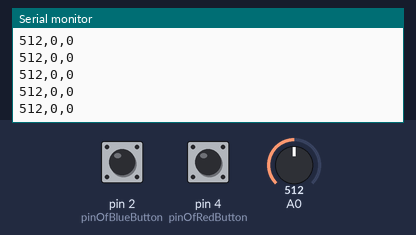
A sketch run on a simulated Arduino Uno, built with avr-gcc and run on an emulated ATmega328P. Parts: the last lines printed to the serial monitor. The test bench sets the inputs (shaded band); at power-on: A0 = 512, pin 2 (pinOfBlueButton) LOW, pin 4 (pinOfRedButton) LOW.

Above: at 1.2 s.
1.3 s: A0 set to 716
At 2.1 s:
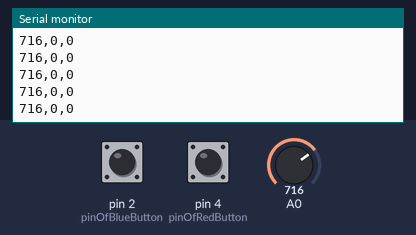
4.3 s: pin 2 (pinOfBlueButton) pulled HIGH for 0.15 s
7.4 s: pin 4 (pinOfRedButton) pulled HIGH for 0.15 s
10.5 s: A0 set to 900
At 11.5 s:
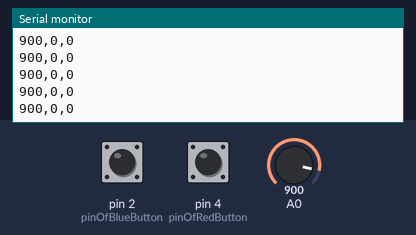
13.5 s: pin 2 (pinOfBlueButton) pulled HIGH for 1 s
At 14.4 s:
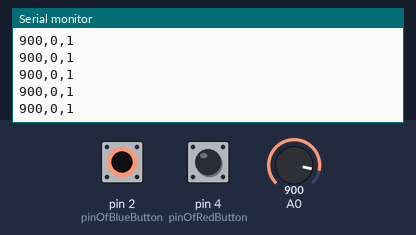
17.5 s: pin 4 (pinOfRedButton) pulled HIGH for 1 s
At 18.5 s:
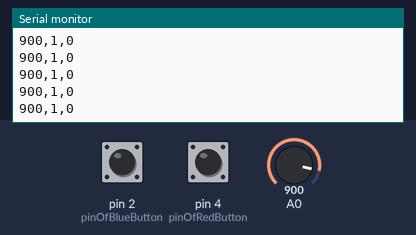
Timing chart, 0 to 20.5 s (numbered marks = the images above; inputs shaded):
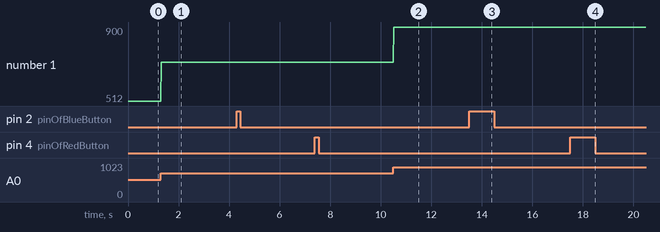

Measured:
- after the input at 1.3 s, the serial monitor: prints a new line at once (image 1)
- after the input at 10.5 s, the serial monitor: prints a new line at once (image 2)
- after the input at 13.5 s, the serial monitor: prints a new line at once (image 3)
- after the input at 17.5 s, the serial monitor: prints a new line at once (image 4)
- plotted number 1: 512 → 716 after the input at 1.3 s, 716 → 900 after the input at 10.5 s

The sketch:

controllerScript.ino
```cpp
int pinOfRedButton = 4;
int pinOfBlueButton = 2;

int previousPotValue = 0;

int redButtonFlag = 0;
int blueButtonFlag = 0;

void setup() {
  Serial.begin(9600);
  pinMode(pinOfRedButton, INPUT);
  pinMode(pinOfBlueButton, INPUT);
}

void loop() {
  int potValue = analogRead(A0);
  int redButtonValue = digitalRead(pinOfRedButton);
  int blueButtonValue = digitalRead(pinOfBlueButton);

  if (redButtonValue == HIGH){
    redButtonFlag = 1;
    }
    else{
       redButtonFlag = 0;
      }

  if (blueButtonValue == HIGH){
    blueButtonFlag = 1;
    }
  else{
       blueButtonFlag = 0;
      }


 String message = String(String(potValue) + ',' + String(redButtonFlag) + ',' + String(blueButtonFlag));
// message += ",";
 //message += blueButtonFlag;
  Serial.println(message);

  delay(20);
/*
  if (potValue != previousPotValue){
    Serial.println(potValue);
    }

*/
  previousPotValue = potValue;
  //if every print is commented out, the hardware works fine
  //Serial.println(potValue);
  //Serial.println(redButtonValue);
  //Serial.println(blueButtonValue);

}
```
